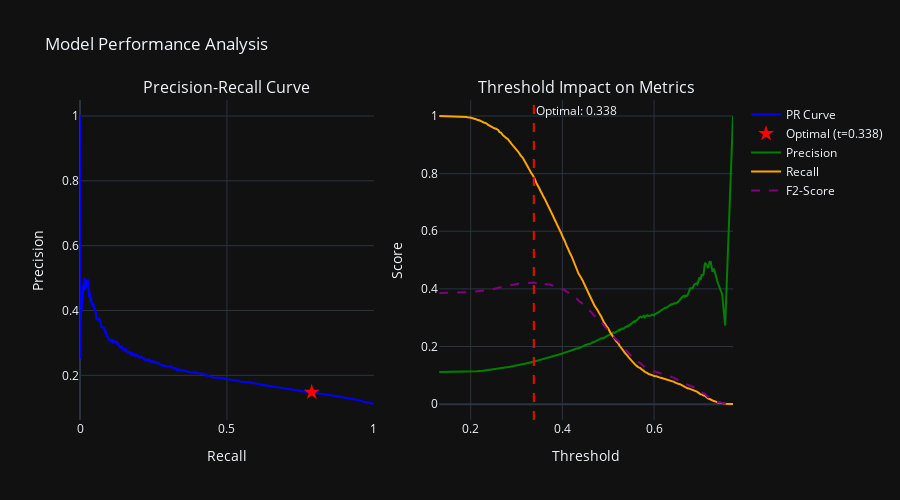

The notebook cell this image was saved under:
### Code cell
# Courbe Precision-Recall
fig = make_subplots(
    rows=1, cols=2,
    subplot_titles=('Precision-Recall Curve', 'Threshold Impact on Metrics')
)

# Graphique 1: Courbe PR
fig.add_trace(
    go.Scatter(x=recalls, y=precisions, mode='lines', name='PR Curve',
               line=dict(color='blue', width=2)),
    row=1, col=1
)
fig.add_trace(
    go.Scatter(x=[recalls[optimal_idx]], y=[precisions[optimal_idx]], 
               mode='markers', name=f'Optimal (t={optimal_threshold:.3f})',
               marker=dict(color='red', size=12, symbol='star')),
    row=1, col=1
)

# Graphique 2: Métriques vs Seuil
threshold_range = thresholds[::10]  # Sous-échantillonnage
precision_range = precisions[::10]
recall_range = recalls[::10]
f2_range = f2_scores[::10]

fig.add_trace(
    go.Scatter(x=threshold_range, y=precision_range, name='Precision',
               line=dict(color='green')),
    row=1, col=2
)
fig.add_trace(
    go.Scatter(x=threshold_range, y=recall_range, name='Recall',
               line=dict(color='orange')),
    row=1, col=2
)
fig.add_trace(
    go.Scatter(x=threshold_range, y=f2_range, name='F2-Score',
               line=dict(color='purple', dash='dash')),
    row=1, col=2
)
fig.add_vline(x=optimal_threshold, line_dash="dash", line_color="red",
              annotation_text=f"Optimal: {optimal_threshold:.3f}",
              row=1, col=2)

fig.update_xaxes(title_text="Recall", row=1, col=1)
fig.update_yaxes(title_text="Precision", row=1, col=1)
fig.update_xaxes(title_text="Threshold", row=1, col=2)
fig.update_yaxes(title_text="Score", row=1, col=2)

fig.update_layout(height=500, showlegend=True, title_text="Model Performance Analysis")
fig.show()

### Figure 1 — Plotly figure (JSON) as saved in the notebook; plotly's stock layout.template omitted (floating-point values rounded to 4 significant figures; data arrays with more than 128 entries replaced by an {"elided": "..."} marker saying what was removed)
{"data": [{"line": {"color": "blue", "width": 2}, "mode": "lines", "name": "PR Curve", "x": {"elided": "20332 float values"}, "y": {"elided": "20332 float values"}, "type": "scatter", "xaxis": "x", "yaxis": "y"}, {"marker": {"color": "red", "size": 12, "symbol": "star"}, "mode": "markers", "name": "Optimal (t=0.338)", "x": [0.7886], "y": [0.1479], "type": "scatter", "xaxis": "x", "yaxis": "y"}, {"line": {"color": "green"}, "name": "Precision", "x": {"elided": "2034 float values"}, "y": {"elided": "2034 float values"}, "type": "scatter", "xaxis": "x2", "yaxis": "y2"}, {"line": {"color": "orange"}, "name": "Recall", "x": {"elided": "2034 float values"}, "y": {"elided": "2034 float values"}, "type": "scatter", "xaxis": "x2", "yaxis": "y2"}, {"line": {"color": "purple", "dash": "dash"}, "name": "F2-Score", "x": {"elided": "2034 float values"}, "y": {"elided": "2034 float values"}, "type": "scatter", "xaxis": "x2", "yaxis": "y2"}], "layout": {"xaxis": {"anchor": "y", "domain": [0.0, 0.45], "title": {"text": "Recall"}}, "yaxis": {"anchor": "x", "domain": [0.0, 1.0], "title": {"text": "Precision"}}, "xaxis2": {"anchor": "y2", "domain": [0.55, 1.0], "title": {"text": "Threshold"}}, "yaxis2": {"anchor": "x2", "domain": [0.0, 1.0], "title": {"text": "Score"}}, "annotations": [{"font": {"size": 16}, "showarrow": false, "text": "Precision-Recall Curve", "x": 0.225, "xanchor": "center", "xref": "paper", "y": 1.0, "yanchor": "bottom", "yref": "paper"}, {"font": {"size": 16}, "showarrow": false, "text": "Threshold Impact on Metrics", "x": 0.775, "xanchor": "center", "xref": "paper", "y": 1.0, "yanchor": "bottom", "yref": "paper"}, {"showarrow": false, "text": "Optimal: 0.338", "x": 0.3377, "xanchor": "left", "xref": "x2", "y": 1, "yanchor": "top", "yref": "y2 domain"}], "shapes": [{"line": {"color": "red", "dash": "dash"}, "type": "line", "x0": 0.3377, "x1": 0.3377, "xref": "x2", "y0": 0, "y1": 1, "yref": "y2 domain"}], "title": {"text": "Model Performance Analysis"}, "height": 500, "showlegend": true}}
